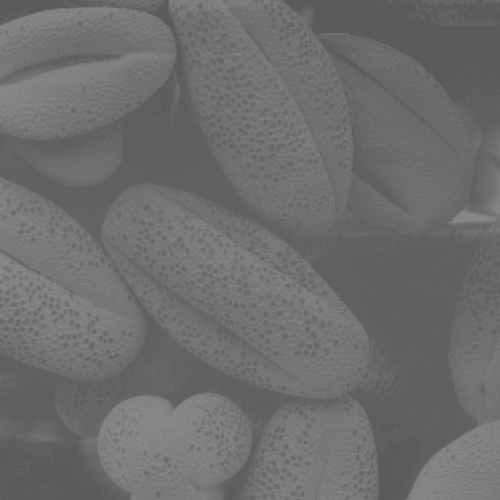
%> input picture lab3/lab3/assets/pollen.tif, 500 x 500 px
$ octave lab3_task3.m   (GNU Octave 9; MATLAB toolbox functions it lacks are replaced by stand-ins)
%> lines starting %> are read from the running program, lines starting %| are printed output that depends on the picture
clear all; % clear all variable in workspace
close all; % close all figure windows
clc;
% read and show original image
f = imread('assets/pollen.tif');
%> f is the input picture: size 500x500 uint8; min 91, max 138, mean 109.1
imshow(f);

% show its histogram
figure;
imhist(f);
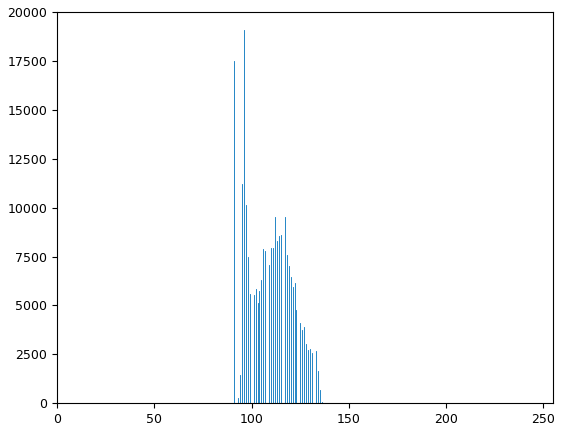
%> figure redrawn from the program's plot data; highest point at x = 96, y = 19078

% manually stretch contrast first
g = imadjust(f, [0.3 0.55]);
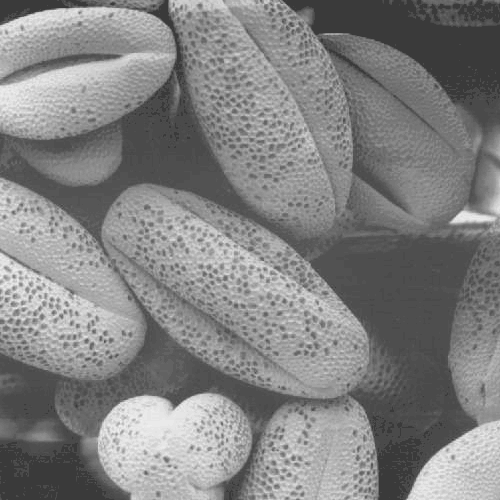
%> g: size 500x500 uint8; min 58, max 246, mean 130.3

% calculate PDF
g_pdf = imhist(g) ./ numel(g);
%> g_pdf = 256 values, max 0.0763 at index 79, min 0 at index 1, mean 0.00391

% calculate CDF
g_cdf = cumsum(g_pdf);
%> g_cdf = 256 values from 0 to 1

% plot PDF and CDF side-by-side
figure;
subplot(1,2,1); plot(g_pdf); title('PDF of adjusted image');
subplot(1,2,2); plot(g_cdf); title('CDF of adjusted image');
%> after `title('CDF of adjusted image')`:
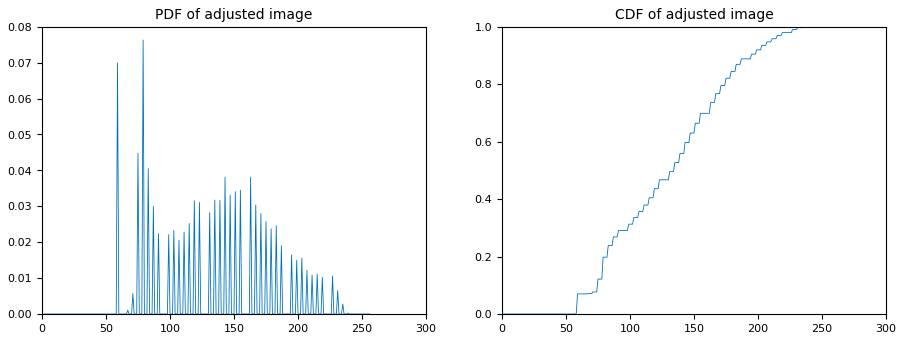
%> figure redrawn from the program's plot data, 2 panels; panel 1: curve peaks at x = 79, y = 0.0763; panel 2: curve peaks at x = 247, y = 1

% automatic equalization
h = histeq(g, 256);
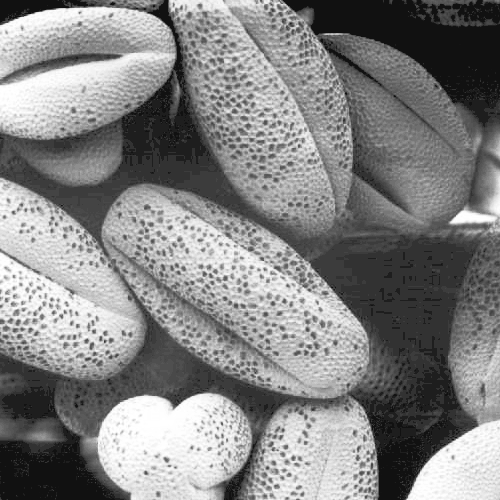
%> h: size 500x500 uint8; min 17, max 255, mean 131.5

% show all three: original, adjusted, and equalized
close all; % close previous windows to clear screen
montage({f, g, h});
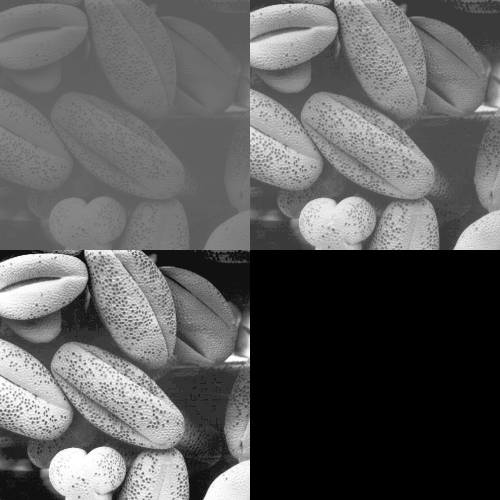
%> displayed picture: size 1000x1000, on the screen's scale of 0 to 255 (shown at 1/2 size); min 0, max 255, mean 92.7
title('Original (Left), Adjusted (Middle), Equalized (Right)');

% compare their histograms
figure;
subplot(1,3,1); imhist(f); title('Original Hist');
subplot(1,3,2); imhist(g); title('Adjusted Hist');
subplot(1,3,3); imhist(h); title('Equalized Hist');
%> after `title('Equalized Hist')`:
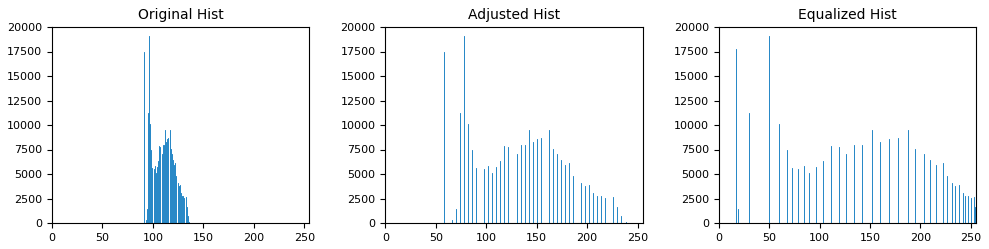
%> figure redrawn from the program's plot data, 3 panels; panel 1: highest point at x = 96, y = 19078; panel 2: highest point at x = 78, y = 19078; panel 3: highest point at x = 50, y = 19078
